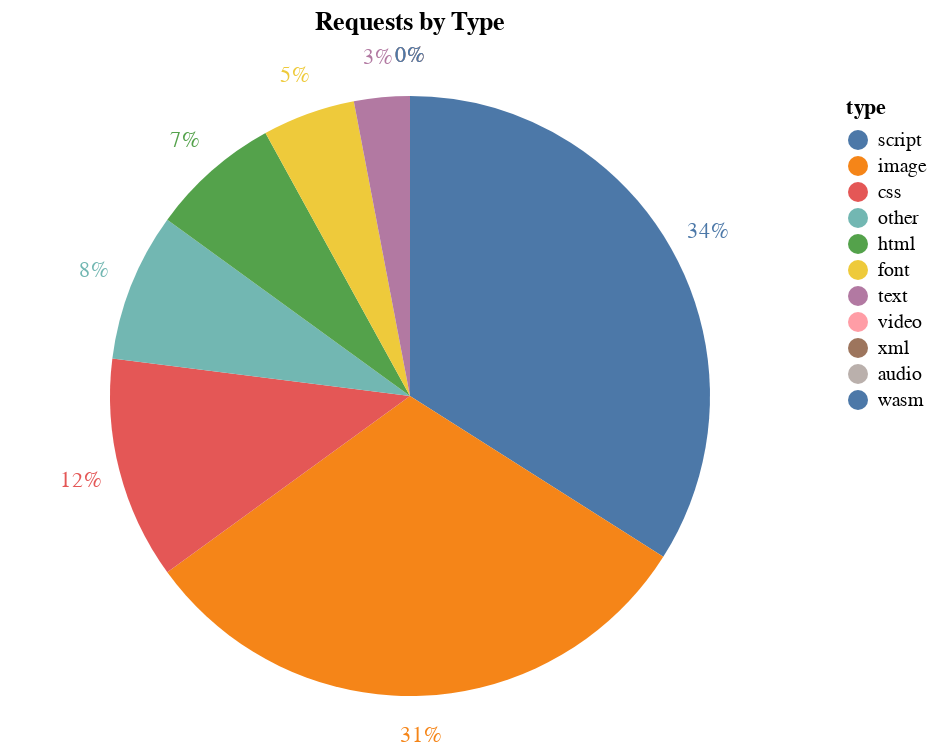

The code cell stored with this chart in its notebook:
### Markdown cell above
Graphing this we can see both the distribution of content types across all requests in the archive as well as the popularity of certain types of content on each site.  For example, 100% of sites contained images and HTML. 97% contain JavaScript and 96% - CSS. 88% contain custom webfonts and 6% contain video files.

### Code cell
import altair as alt

pie_chart_requests = alt.Chart(requests_type_df).mark_arc().encode(
    theta=alt.Theta(field="percent_requests", type="quantitative", stack=True),
    color=alt.Color(field="type", type="nominal", sort=None),
    order=alt.Order(field="percent_requests", type="quantitative",sort='descending'),
    tooltip=["type", alt.Tooltip("percent_requests:Q", format=".0%")]
).properties(
    title="Requests by Type"
)
pie_chart_requests + pie_chart_requests.mark_text(
    radius=170
).encode(
    text=alt.Text("percent_requests:Q", format=".0%")
)

### Figure 1 — Vega-Lite specification as saved in the notebook (floating-point values rounded to 4 significant figures)
{"config": {"view": {"continuousWidth": 400, "continuousHeight": 300}}, "layer": [{"mark": "arc", "encoding": {"color": {"field": "type", "sort": null, "type": "nominal"}, "order": {"field": "percent_requests", "sort": "descending", "type": "quantitative"}, "theta": {"field": "percent_requests", "stack": true, "type": "quantitative"}, "tooltip": [{"field": "type", "type": "nominal"}, {"field": "percent_requests", "format": ".0%", "type": "quantitative"}]}, "title": "Requests by Type"}, {"mark": {"type": "text", "radius": 170}, "encoding": {"color": {"field": "type", "sort": null, "type": "nominal"}, "order": {"field": "percent_requests", "sort": "descending", "type": "quantitative"}, "text": {"field": "percent_requests", "format": ".0%", "type": "quantitative"}, "theta": {"field": "percent_requests", "stack": true, "type": "quantitative"}, "tooltip": [{"field": "type", "type": "nominal"}, {"field": "percent_requests", "format": ".0%", "type": "quantitative"}]}, "title": "Requests by Type"}], "data": {"name": "data-e2e4fff7321aebe7e2b1e0b1b024a4e6"}, "$schema": "https://vega.github.io/schema/vega-lite/v4.17.0.json", "datasets": {"data-e2e4fff7321aebe7e2b1e0b1b024a4e6": [{"type": "script", "requests": 817636850, "pages": 23885146, "percent_requests": 0.34, "percent_pages": 0.98}, {"type": "image", "requests": 744181758, "pages": 24465443, "percent_requests": 0.31, "percent_pages": 1.0}, {"type": "css", "requests": 279208078, "pages": 23575222, "percent_requests": 0.12, "percent_pages": 0.96}, {"type": "other", "requests": 187424669, "pages": 12001071, "percent_requests": 0.08, "percent_pages": 0.49}, {"type": "html", "requests": 162335275, "pages": 24462613, "percent_requests": 0.07, "percent_pages": 1.0}, {"type": "font", "requests": 128926306, "pages": 21491621, "percent_requests": 0.05, "percent_pages": 0.88}, {"type": "text", "requests": 62780147, "pages": 14798581, "percent_requests": 0.03, "percent_pages": 0.6}, {"type": "video", "requests": 6874793, "pages": 1377851, "percent_requests": 0.0, "percent_pages": 0.06}, {"type": "xml", "requests": 2504041, "pages": 772155, "percent_requests": 0.0, "percent_pages": 0.03}, {"type": "audio", "requests": 1184613, "pages": 504820, "percent_requests": 0.0, "percent_pages": 0.02}, {"type": "wasm", "requests": 142549, "pages": 59759, "percent_requests": 0.0, "percent_pages": 0.0}]}}
